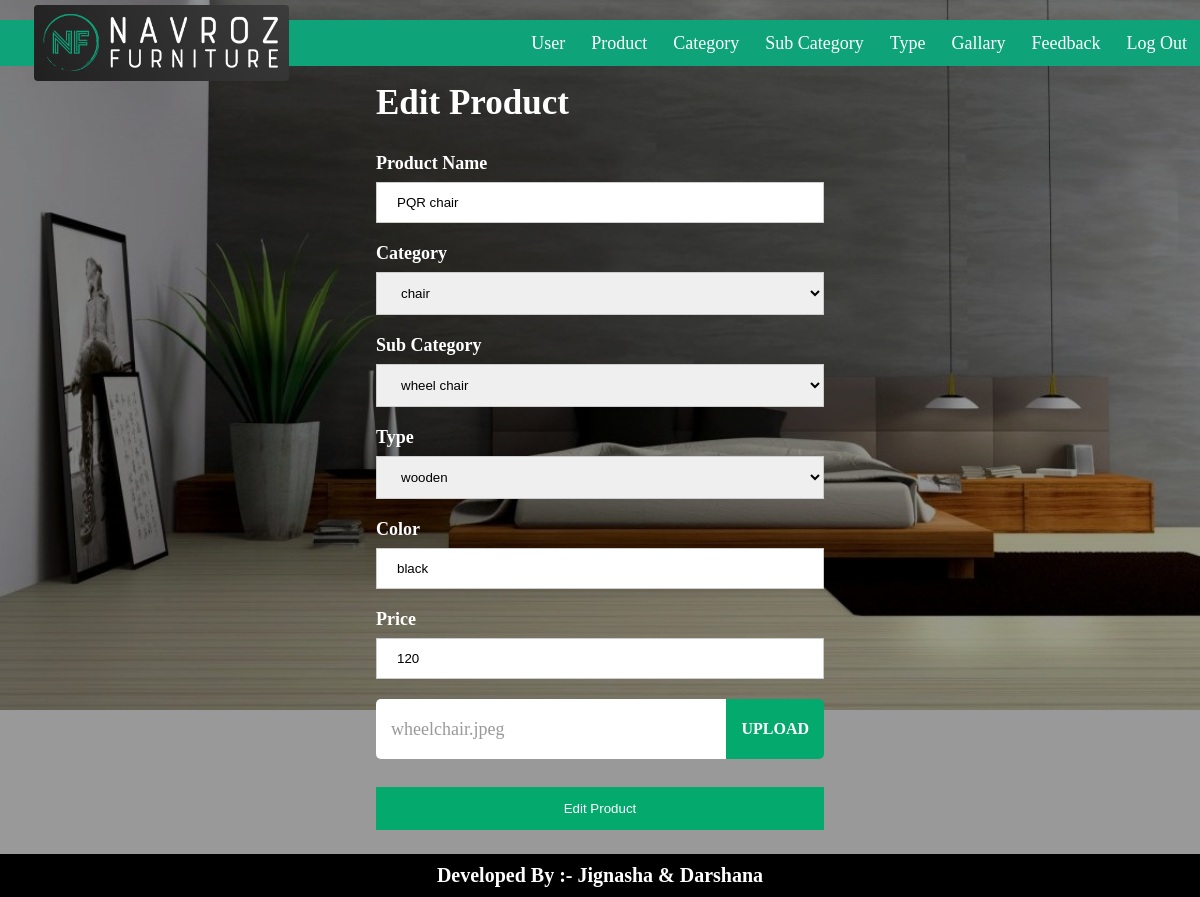
The page /editproduct.php?id=1 (signed in) on the database its author committed.
### tables this page shows
CREATE TABLE `product` (
  `id` int(11) NOT NULL,
  `categoryid` int(11) NOT NULL,
  `subcategoryid` int(11) NOT NULL,
  `typeid` int(11) NOT NULL,
  `color` varchar(50) NOT NULL,
  `price` int(11) NOT NULL,
  `image` varchar(500) NOT NULL,
  `name` varchar(50) NOT NULL
);

CREATE TABLE `category` (
  `id` int(11) NOT NULL,
  `name` varchar(50) NOT NULL
);

CREATE TABLE `subcategory` (
  `id` int(11) NOT NULL,
  `name` varchar(50) NOT NULL,
  `categoryid` int(11) NOT NULL
);

CREATE TABLE `type` (
  `id` int(11) NOT NULL,
  `name` varchar(50) NOT NULL
);

### editproduct.php (the view, shortened to what this page needs)
<!DOCTYPE html>
<html lang="en">
<head>
    <?php include "links.php"; ?>
</head>
<body>
    <?php include "nav.php"; ?>
    <?php include "dbconect.php"; ?>
    <div id="id01" class="modal" style="padding-top:0">
        <div class="model-responsiv">
    <form class="modal-content animate" action="./check-editproduct.php" method="post" enctype="multipart/form-data">
        <div class="container">
        <h2 class="title" style="display:block;margin-bottom:30px">Edit Product </h2>
        <?php
            $id = $_GET['id'];
            $query = "SELECT * FROM `product` WHERE `id`='" . $id . "'";
            $result = mysqli_query($conn,$query);
            $row = mysqli_fetch_array($result)
        ?>
        <label for="name"><b>Product Name</b></label>
        <input type="text" placeholder="Enter Peoduct Name" value="<?php echo $row['name']?>" name="pname" required>
        <label for="category"><b>Category</b></label>
        <select name="category">
            <?php
                    $records = mysqli_query($conn,"select * from category");
                    while($data = mysqli_fetch_array($records))
                    {
            ?>
                <option value="<?php echo $data["id"]?>" <?php if($data['id']==$row['categoryid']){ echo "selected";} else{ echo "";} ?>  ><?php echo $data["name"]?></option>
            <?php
                }
                ?>
        </select>
        <label for="subcategory"><b>Sub Category</b></label>
        <select name="subcategory">
             <?php
                    $records = mysqli_query($conn,"select * from subcategory");
                    while($data = mysqli_fetch_array($records))
                    {
            ?>
                <option value="<?php echo $data["id"]?>"  <?php if($data['id']==$row['subcategoryid']){ echo "selected";} else{ echo "";} ?>  ><?php echo $data["name"]?></option>
            <?php
                }
                ?>
        </select>
        <label for="type"><b>Type</b></label>
        <select name="type">
        <?php
                    $records = mysqli_query($conn,"select * from type");
                    while($data = mysqli_fetch_array($records))
                    {
            ?>
                <option value="<?php echo $data["id"]?>" <?php if($data['id']==$row['typeid']){ echo "selected";} else{ echo "";} ?> > <?php echo $data["name"]?></option>
            <?php
                }
                ?>
        </select>
        <label for="color"><b>Color</b></label>
        <input type="text" placeholder="Enter Color" value="<?php echo $row['color']?>" name="color" required>
        <label for="price"><b>Price</b></label>
        <input type="number" placeholder="Enter Price" value="<?php echo $row['price']?>" name="price" required>
        <div class="file-upload-wrapper" data-text="<?php echo $row['image']?>" >
      <input name="image" type="file" class="file-upload-field" ></div>
            <button type="submit">Edit Product</button>
        </div>
  </form>
        </div>
</div>
    <?php include "footer.php"; ?>
</body>
</html>

### css/index.css (style rules this page uses)
body { font-family: "Times New Roman", Times, serif; font-size:18px; background-image: url(../img/bg-image.jpg); background-repeat:no-repeat; background-size:cover; margin:0; overflow:hidden; }
input[type=text],[type=number],[type=email], input[type=password] { width: 100%; padding: 12px 20px; margin: 8px 0; display: inline-block; border: 1px solid #ccc; box-sizing: border-box; margin-bottom: 20px; }
button { background-color: #04AA6D; color: white; padding: 14px 20px; margin: 8px 0; border: none; cursor: pointer; width: 100%; }
.container { padding: 16px; }
.modal { display: block; position: fixed; z-index: -1; left: 0; top: 0; width: 100%; height: 100vh; overflow: auto; background-color: rgb(0,0,0,0.4); overflow:Hidden; padding-top:160px; }
.modal-content { width: 40%; color: #fff; margin: auto ; }
.model-responsiv { margin-top: 67px !important; margin: auto; width: 100%; height: calc(100vh - 110px); overflow: auto; }
.title { color: white; font-weight: bold; font-size: 35px; margin: 0; display: inline; }
select { width: 100%; padding: 12px 20px; margin: 8px 0; display: inline-block; border: 1px solid #ccc; box-sizing: border-box; margin-bottom: 20px; }
.file-upload-wrapper { position: relative; width: 100%; height: 60px; margin-bottom: 20px; }
.file-upload-wrapper:after { content: attr(data-text); font-size: 18px; position: absolute; top: 0; left: 0; background: #fff; padding: 10px 15px; display: block; width: calc(100% - 40px); pointer-events: none; z-index: 20; height: 40px; line-height: 40px; color: #999; border-radius: 5px 10px 10px 5px; font-weight: 300; }
.file-upload-wrapper:before { content: "Upload"; position: absolute; top: 0; right: 0; display: inline-block; height: 60px; background: #04aa6d; color: #fff; font-weight: 700; z-index: 25; font-size: 16px; line-height: 60px; padding: 0 15px; text-transform: uppercase; pointer-events: none; border-radius: 0 5px 5px 0; }

### rows shown on the page
product: pname "PQR chair", category "chair", subcategory "wheel chair", type "wooden", color "black", price "120"
